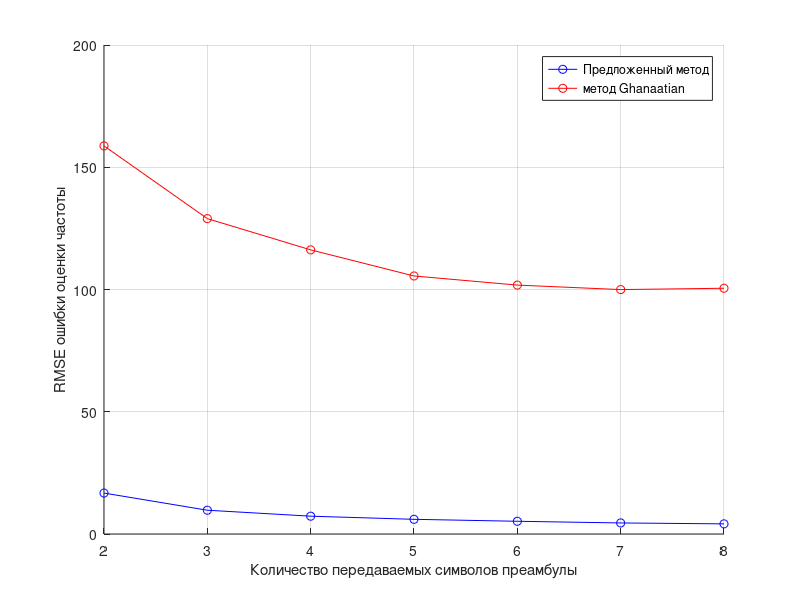

Recreate this plot in MATLAB.
clc
clear all
close all

grid on

%% ================================= Comparison of the methods for the F shift comp
ferr_old = load('fest_old_std.mat').est_err_from_pre;
ferr_new = load('fest_ghanaatian_std.mat').est_err_from_pre;
% ferr_new = load('fest_new_std.mat').est_err_from_pre;

% fterr_old = load('ftest_old_std.mat').est_err_from_pre;
% fterr_new = load('ftest_new_std.mat').est_err_from_pre;

num_pre_list_old = 2:1:8;
num_pre_list_new = 2:2:8;


% Plots
% xtext = 'Number of the preamble symbols';
% ytext = 'RMSE of the frequency error';
% legendtext = ['old','new'];
xtext = 'Количество передаваемых символов преамбулы';
ytext = 'RMSE ошибки оценки частоты';
legendtext = {'Предложенный метод','метод Ghanaatian'};

figure(1); hold on
plot(num_pre_list_old, ferr_old, 'bo-')
plot(num_pre_list_old, ferr_new, 'ro-')
xlabel(xtext);
ylabel(ytext);
legend(legendtext)
% title('F offset only')

% figure(2); hold on
% plot(num_pre_list_old, fterr_old, 'bo-')
% plot(num_pre_list_new, fterr_new, 'ro-')
% xlabel('Number of the preamble symbols');
% ylabel('RMSE of the frequency error');
% legend('old','new')
% title('F and T offsets')

return
%% ================================= Comparison of BER
ferr_BER_old = load('fest_ber_old_std.mat').BER;
ferr_BER_new = load('fest_ber_new_std.mat').BER;

fterr_BER_old = load('ftest_ber_old_std.mat').BER;
fterr_BER_new = load('ftest_ber_new_std.mat').BER;

snr = -16:0;



figure(3); 
semilogy(snr, ferr_BER_old, 'bo-')
hold on
semilogy(snr, ferr_BER_new, 'ro-')
xlabel('Number of the preamble symbols');
ylabel('RMSE of the frequency error');
legend('old','new')
title('F offset only')

figure(4); 
semilogy(snr, fterr_BER_old, 'bo-')
hold on
semilogy(snr, fterr_BER_new, 'ro-')
xlabel('Number of the preamble symbols');
ylabel('RMSE of the frequency error');
legend('old','new')
title('F T offset')



